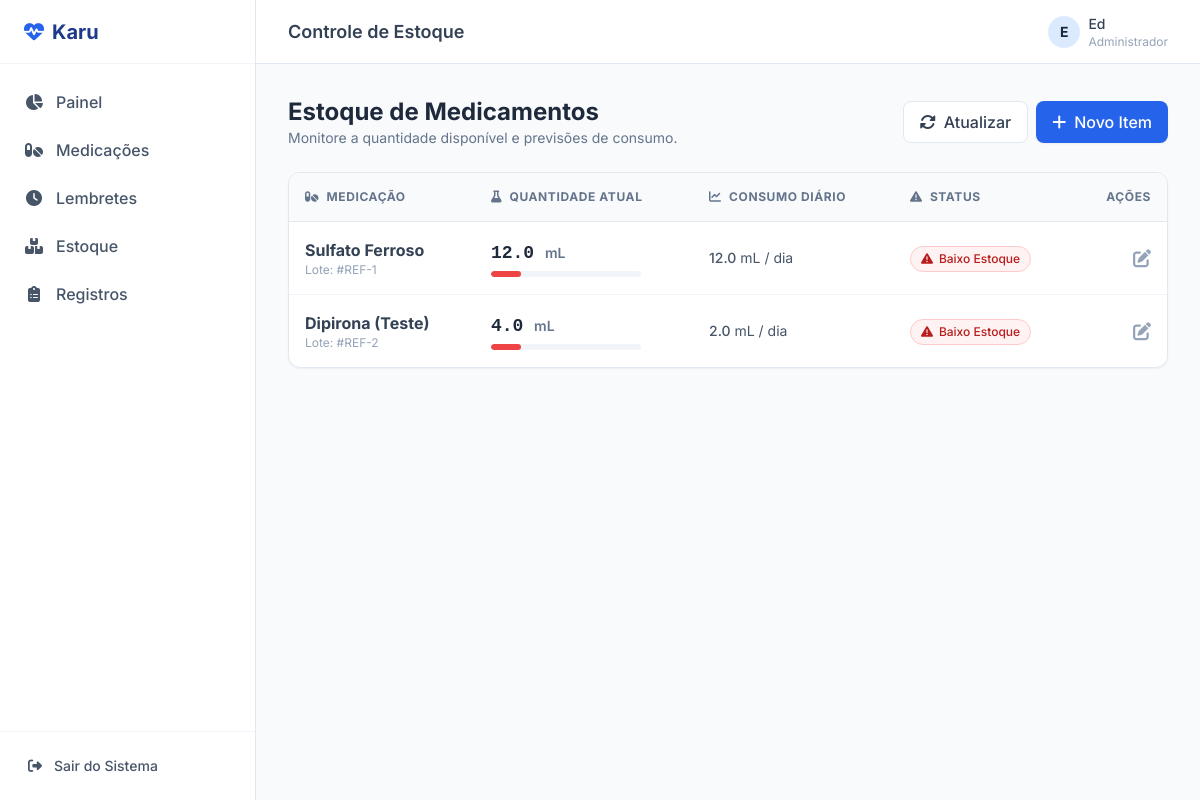
Screenshot of /estoque/ (signed in) with the database file from the repository.
### medicacoes/models.py (models this page shows, shortened)
class Estoque(models.Model):
    medicacao = models.OneToOneField(
        Medicacao, on_delete=models.CASCADE, related_name="estoque"
    )
    quantidade_total_ml = models.FloatField()
    consumo_diario_estimado_ml = models.FloatField()
    alerta_baixo_estoque = models.BooleanField(default=False)
    def atualizar_alerta(self):
        if self.consumo_diario_estimado_ml > 0:
            dias_restantes = (
                self.quantidade_total_ml / self.consumo_diario_estimado_ml
            )
            self.alerta_baixo_estoque = dias_restantes <= 3
        else:
            self.alerta_baixo_estoque = False
        self.save()

class Medicacao(models.Model):
    VIA_ADMINISTRACAO = [
        ("ORAL", "Oral"),
        ("IM", "Intramuscular"),
    ]
    nome = models.CharField(max_length=150)
    dosagem = models.CharField(max_length=100)
    frequencia = models.CharField(max_length=100)
    via = models.CharField(max_length=10, choices=VIA_ADMINISTRACAO)
    duracao_dias = models.IntegerField()
    data_inicio = models.DateField(default=timezone.now)
    cuidados_especiais = models.TextField(blank=True)
    bebe_id = models.CharField(max_length=50)

### medicacoes/views.py (the view)
# urls.py: path('estoque/', views.listar_estoque, name='listar_estoque'),
@login_required
def listar_estoque(request):
    estoques = Estoque.objects.all()
    for item in estoques:
        item.atualizar_alerta()
    return render(request, "estoques/listar.html", {'estoques': estoques})

### medicacoes/templates/estoques/listar.html (shortened to what this page needs)
{% extends "base.html" %}
{% block header_title %}Controle de Estoque{% endblock %}
{% block content %}
<div class="flex flex-col md:flex-row md:items-center md:justify-between gap-4 mb-6">
    <div>
        <h1 class="text-2xl font-bold text-slate-800">Estoque de Medicamentos</h1>
        <p class="text-slate-500 text-sm">Monitore a quantidade disponível e previsões de consumo.</p>
    </div>
    <div class="flex gap-2">
        <a href="" class="inline-flex items-center gap-2 bg-white border border-slate-200 text-slate-700 px-4 py-2 rounded-lg font-medium hover:bg-slate-50 transition-colors">
            <i class="fa-solid fa-rotate"></i>
            <span>Atualizar</span>
        </a>
        <a href="{% url 'criar_estoque' %}" class="inline-flex items-center gap-2 bg-brand-600 text-white px-4 py-2 rounded-lg font-medium hover:bg-brand-700 transition-colors shadow-sm shadow-brand-200">
            <i class="fa-solid fa-plus"></i>
            <span>Novo Item</span>
        </a>
    </div>
</div>
<div class="bg-white border border-slate-200 rounded-xl shadow-sm overflow-hidden">
    <div class="overflow-x-auto">
        <table class="w-full text-left border-collapse">
            <thead>
                <tr class="bg-slate-50 border-b border-slate-200 text-xs uppercase font-semibold text-slate-500 tracking-wider">
                    <th class="p-4">
                        <i class="fa-solid fa-pills mr-1"></i> Medicação
                    </th>
                    <th class="p-4">
                        <i class="fa-solid fa-flask mr-1"></i> Quantidade Atual
                    </th>
                    <th class="p-4">
                        <i class="fa-solid fa-chart-line mr-1"></i> Consumo Diário
                    </th>
                    <th class="p-4">
                        <i class="fa-solid fa-triangle-exclamation mr-1"></i> Status
                    </th>
                    <th class="p-4 text-right">Ações</th>
                </tr>
            </thead>
            <tbody class="divide-y divide-slate-100">
                {% for e in estoques %}
                <tr class="hover:bg-slate-50 transition-colors group">
                    <td class="p-4">
                        <div class="font-bold text-slate-700">{{ e.medicacao.nome }}</div>
                        <div class="text-xs text-slate-400">Lote: #REF-{{ e.id }}</div>
                    </td>
                    <td class="p-4">
                        <div class="flex flex-col gap-1 max-w-[150px]">
                            <span class="font-mono font-semibold text-slate-800 text-lg">
                                {{ e.quantidade_total_ml }} <span class="text-sm text-slate-500 font-sans">mL</span>
                            </span>
                            <div class="w-full bg-slate-100 rounded-full h-1.5 overflow-hidden">
                                {% if e.alerta_baixo_estoque %}
                                    <div class="bg-red-500 h-1.5 rounded-full" style="width: 20%"></div>
                                {% else %}
                                    <div class="bg-emerald-500 h-1.5 rounded-full" style="width: 75%"></div>
                                {% endif %}
                            </div>
                        </div>
                    </td>
                    <td class="p-4">
                        <div class="text-slate-600 text-sm">
                            <span class="font-medium">{{ e.consumo_diario_estimado_ml }}</span> mL / dia
                        </div>
                    </td>
                    <td class="p-4">
                        {% if e.alerta_baixo_estoque %}
                            <span class="inline-flex items-center gap-1.5 px-2.5 py-1 rounded-full text-xs font-medium bg-red-50 text-red-700 border border-red-200 animate-pulse">
                                <i class="fa-solid fa-triangle-exclamation"></i>
                                Baixo Estoque
                            </span>
                        {% else %}
                            <span class="inline-flex items-center gap-1.5 px-2.5 py-1 rounded-full text-xs font-medium bg-emerald-50 text-emerald-700 border border-emerald-200">
                                <i class="fa-solid fa-check"></i>
                                Normal
                            </span>
                        {% endif %}
                    </td>
                    <td class="p-4 text-right">
                        <a href="{% url 'editar_estoque' e.id %}" class="text-slate-400 hover:text-brand-600 transition-colors" title="Editar Estoque">
                            <i class="fa-solid fa-pen-to-square text-lg"></i>
                        </a>
                    </td>
                </tr>
                {% endfor %}
            </tbody>
        </table>
    </div>
</div>
{% endblock %}

### medicacoes/templates/base.html (shortened to what this page needs)
{% load static %}
<!DOCTYPE html>
<html lang="pt-br">
<head>
    <script src="https://cdn.tailwindcss.com"></script>
    <link rel="stylesheet" href="https://cdnjs.cloudflare.com/ajax/libs/font-awesome/6.4.0/css/all.min.css">
</head>
<body class="bg-slate-50 font-sans text-slate-800 antialiased">
    <div class="min-h-screen flex flex-col md:flex-row">
        <aside class="w-full md:w-64 bg-white border-r border-slate-200 flex-shrink-0 hidden md:flex flex-col">
            <div class="h-16 flex items-center px-6 border-b border-slate-100">
                <a href="/" class="flex items-center gap-2 text-brand-900 font-bold text-xl">
                    <i class="fa-solid fa-heart-pulse text-brand-600"></i>
                    <span>Karu</span>
                </a>
            </div>
            <nav class="flex-1 overflow-y-auto py-4">
                <ul class="space-y-1 px-3">
                    <li>
                        <a href="/" class="flex items-center gap-3 px-3 py-2.5 text-slate-600 hover:bg-brand-50 hover:text-brand-900 rounded-lg font-medium transition-colors">
                            <i class="fa-solid fa-chart-pie w-5 text-center"></i>
                            <span>Painel</span>
                        </a>
                    </li>
                    <li>
                        <a href="{% url 'listar_medicacoes' %}" class="flex items-center gap-3 px-3 py-2.5 text-slate-600 hover:bg-brand-50 hover:text-brand-900 rounded-lg font-medium transition-colors">
                            <i class="fa-solid fa-pills w-5 text-center"></i>
                            <span>Medicações</span>
                        </a>
                    </li>
                    <li>
                        <a href="{% url 'listar_lembretes' %}" class="flex items-center gap-3 px-3 py-2.5 text-slate-600 hover:bg-brand-50 hover:text-brand-900 rounded-lg font-medium transition-colors">
                            <i class="fa-solid fa-clock w-5 text-center"></i>
                            <span>Lembretes</span>
                        </a>
                    </li>
                    <li>
                        <a href="{% url 'listar_estoque' %}" class="flex items-center gap-3 px-3 py-2.5 text-slate-600 hover:bg-brand-50 hover:text-brand-900 rounded-lg font-medium transition-colors">
                            <i class="fa-solid fa-boxes-stacked w-5 text-center"></i>
                            <span>Estoque</span>
                        </a>
                    </li>
                    <li>
                        <a href="{% url 'listar_registros' %}" class="flex items-center gap-3 px-3 py-2.5 text-slate-600 hover:bg-brand-50 hover:text-brand-900 rounded-lg font-medium transition-colors">
                            <i class="fa-solid fa-clipboard-list w-5 text-center"></i>
                            <span>Registros</span>
                        </a>
                    </li>
                </ul>
            </nav>
            <div class="p-4 border-t border-slate-100">
                <form action="{% url 'logout' %}" method="post">
                    <button type="submit" class="flex items-center gap-3 px-3 py-2 w-full text-slate-600 hover:text-red-600 hover:bg-red-50 rounded-lg transition-colors text-sm font-medium">
                        <i class="fa-solid fa-sign-out-alt"></i>
                        <span>Sair do Sistema</span>
                    </button>
                </form>
            </div>
        </aside>
        <div class="flex-1 flex flex-col h-screen overflow-hidden">
            <header class="hidden md:flex bg-white h-16 border-b border-slate-200 items-center justify-between px-8 flex-shrink-0">
                <h2 class="text-lg font-semibold text-slate-700">
                    {% block header_title %}Visão Geral{% endblock %}
                </h2>
                <div class="flex items-center gap-4">
                    <div class="flex items-center gap-2">
                        <div class="w-8 h-8 bg-brand-100 text-brand-700 rounded-full flex items-center justify-center font-bold text-sm uppercase">
                            {{ user.username|slice:":1" }}
                        </div>
                        <div class="flex flex-col">
                            <span class="text-sm font-medium text-slate-700">{{ user.username }}</span>
                            <span class="text-xs text-slate-400">
                                {% if user.is_superuser %}Administrador{% else %}Cuidador{% endif %}
                            </span>
                        </div>
                    </div>
                </div>
            </header>
            <main class="flex-1 overflow-x-hidden overflow-y-auto bg-slate-50 p-6 md:p-8">
                {% block content %}
                {% endblock %}
            </main>
        </div>
    </div>
</body>
</html>

### rows the page displays
Estoque: medicacao.nome "Sulfato Ferroso", id "1", quantidade_total_ml "12.0", alerta_baixo_estoque True (drawn), consumo_diario_estimado_ml "12.0"
Estoque: medicacao.nome "Dipirona (Teste)", id "2", quantidade_total_ml "4.0", alerta_baixo_estoque True (drawn), consumo_diario_estimado_ml "2.0"

### other values shown
{{ user.username|slice:":1" }} "E"
{{ user.username }} "Ed"
